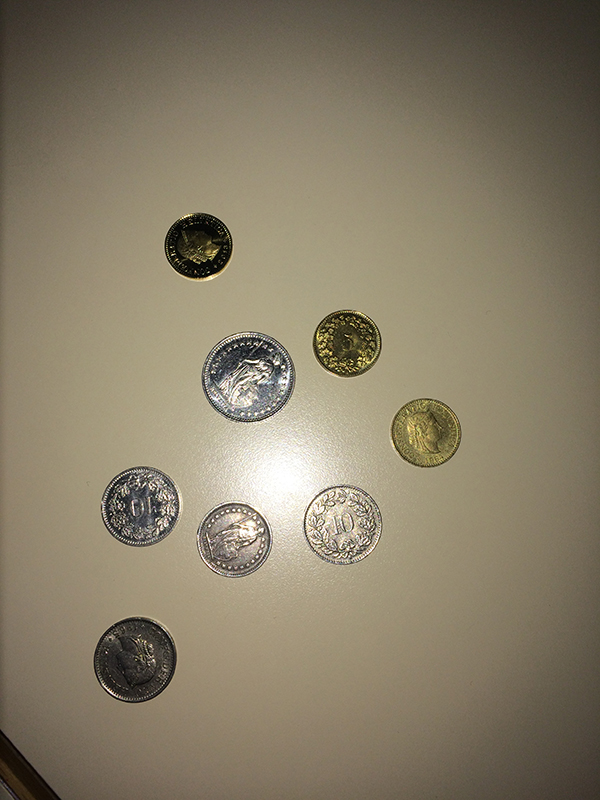
#> input picture images/c2.jpg, 600 x 800 px
$ python v1.py   (older library calls are emulated)
#> lines starting #> are read from the running program, lines starting #| are printed output that depends on the picture; long printed decimals are rounded
__author__ = 'michaelcaraccio'

import numpy as np
import cv2
import math

def intersection(x1, y1, r1, x2, y2, r2):
    limit = r1 + r2
    d = math.sqrt(int(math.pow((x2 - x1), 2)) + int(math.pow((y2 - y1), 2))) - (r2 + r1)

    return 0 if limit < d else 1


def in_circle(center_x, center_y, radius, x, y):
    # print("1:", math.sqrt((center_x - x) ** 2 + (center_y - y) ** 2),"2:",radius, "3:",1 if (math.sqrt((center_x - x) ** 2 + (center_y - y) ** 2) < radius) else 0)
    if math.sqrt((center_x - x) ** 2 + (center_y - y) ** 2) == 0.0:
        return 0
    return 1 if (math.sqrt((center_x - x) ** 2 + (center_y - y) ** 2) < radius) else 0


def intesect_list(circle_list, circle_list_new):
    #print("circle len: ", len(circle_list), "new len:", len(circle_list_new))
    for j in range(0, len(circle_list_new)):
        flag = True
        #print(j)
        if len(circle_list) != 0:

            for i in range(0, len(circle_list)):
                if in_circle(circle_list[i][0], circle_list[i][1], circle_list[i][2], circle_list_new[j][0],
                             circle_list_new[j][1]):
                    # circle_list.append(circle_list_new[j])
                    #print("caca")
                    flag = False

                elif intersection(circle_list[i][0], circle_list[i][1], circle_list[i][2], circle_list_new[j][0],
                                  circle_list_new[j][1], circle_list_new[j][2]):
                    flag = False

        if flag:
            #print("Append")
            # print("cercle",circle_list_new[j])
            circle_list.append(circle_list_new[j])

    return circle_list

#cimgG = cv2.morphologyEx(cimg, cv2.MORPH_CROSS ,kernel, iterations=1)
#cimgG = cv2.morphologyEx(cimg, cv2.MORPH_OPEN ,kernel, iterations=2)
#cimgG = cv2.morphologyEx(cimgG, cv2.MORPH_RECT ,kernel, iterations=1)

img = cv2.imread('images/c2.jpg', 0)
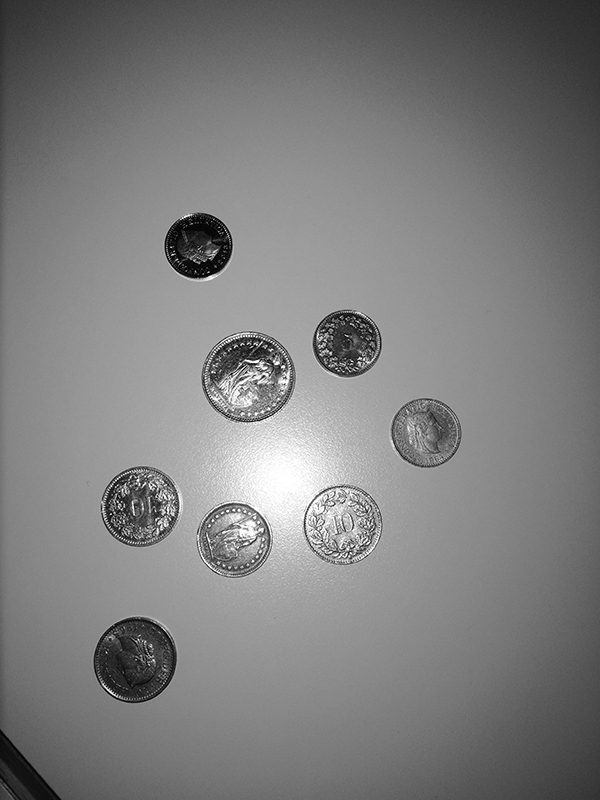
#> img: shape (800, 600); min 0, max 255, mean 125.6

#cimg = cv2.GaussianBlur(img, (3, 3), 0)

cimg = cv2.cvtColor(img, cv2.COLOR_GRAY2BGR)
cimg = cv2.fastNlMeansDenoising(img,cimg,21,7,7)
#> cimg: shape (800, 600)

kernel = np.ones((3, 3), np.uint8)
cimgG = cv2.morphologyEx(cimg, cv2.MORPH_RECT ,kernel, iterations=4)
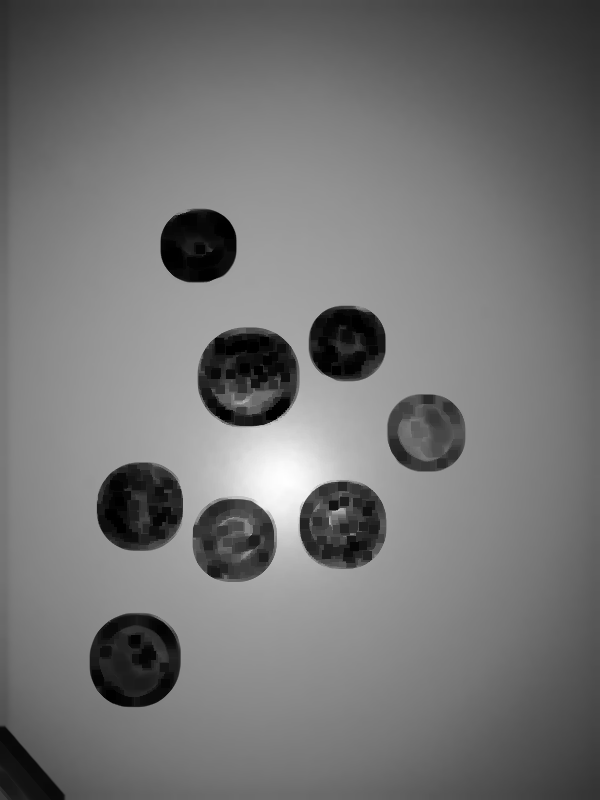
#> cimgG: shape (800, 600); min 0, max 254, mean 116
cimgG = cv2.morphologyEx(cimg, cv2.MORPH_OPEN ,kernel, iterations=4)
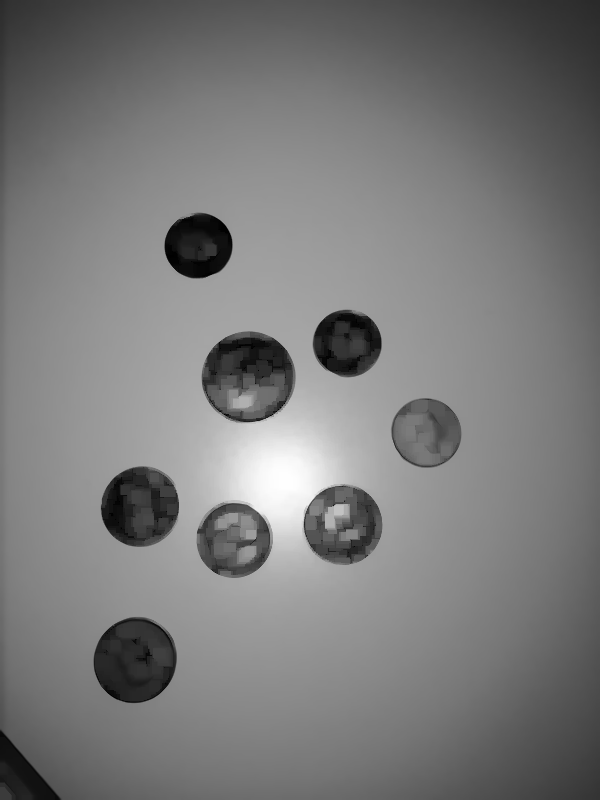
#> cimgG: shape (800, 600); min 0, max 254, mean 122.1
# [16 lines of commented-out code are left out]
cv2.imwrite("withoutMask.tif",cimgG)

circles = cv2.HoughCircles(cimgG, cv2.HOUGH_GRADIENT, 1.5, 50, np.array([]), 100, 90, 20, 120)
#> circles = [[342.8, 524.2, 39.65], [134.2, 660.8, 41.3], [246.8, 377.2, 44.75], [426.8, 432.8, 34.4], [233.2, 539.2, 37.85], [197.2, 245.2, 32.75], [140.2, 507.8, 39.05], [348.8, 342.8, 32.75]]

print(circles)
#| [[[342.75 524.25  39.65]
#|   [134.25 660.75  41.3 ]
#|   [246.75 377.25  44.75]
#|   [426.75 432.75  34.4 ]
#|   [233.25 539.25  37.85]
#|   [197.25 245.25  32.75]
#|   [140.25 507.75  39.05]
#|   [348.75 342.75  32.75]]]
cimg = cv2.cvtColor(cimgG , cv2.COLOR_GRAY2BGR)
#> cimg: shape (800, 600, 3)


for i in range(0, len(circles[0])):
    cv2.circle(cimg, (circles[0][i][0], circles[0][i][1]), circles[0][i][2], (0, 0, 255), 1, cv2.LINE_AA)
    cv2.circle(cimg, (circles[0][i][0], circles[0][i][1]), 2, (0, 255, 0), 3,cv2.LINE_AA)  # draw center of circle
#> this loop made 8 passes
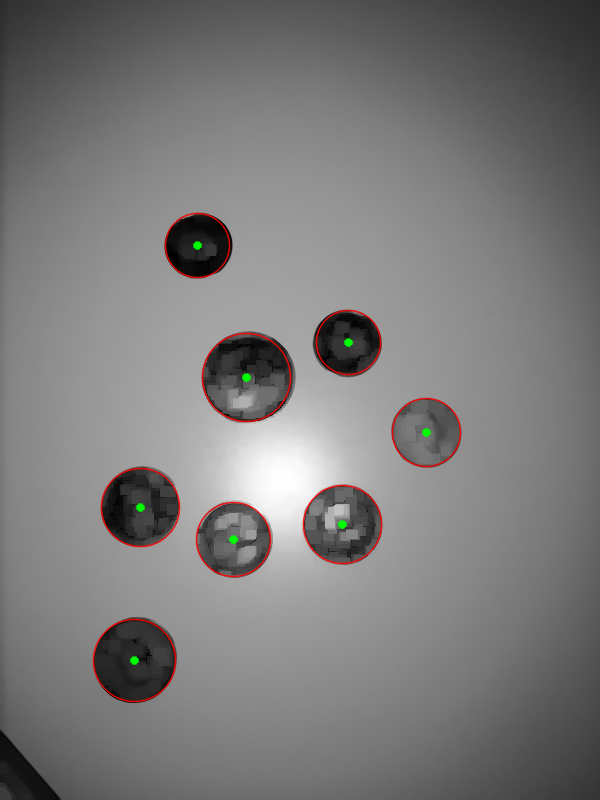
#> cimg: shape (800, 600, 3); mean B, G, R 121.7, 121.9, 122.9

cv2.imshow('cercles', cimg)

cv2.waitKey(0)

$ run again, with images/c1.jpg copied over images/c2.jpg
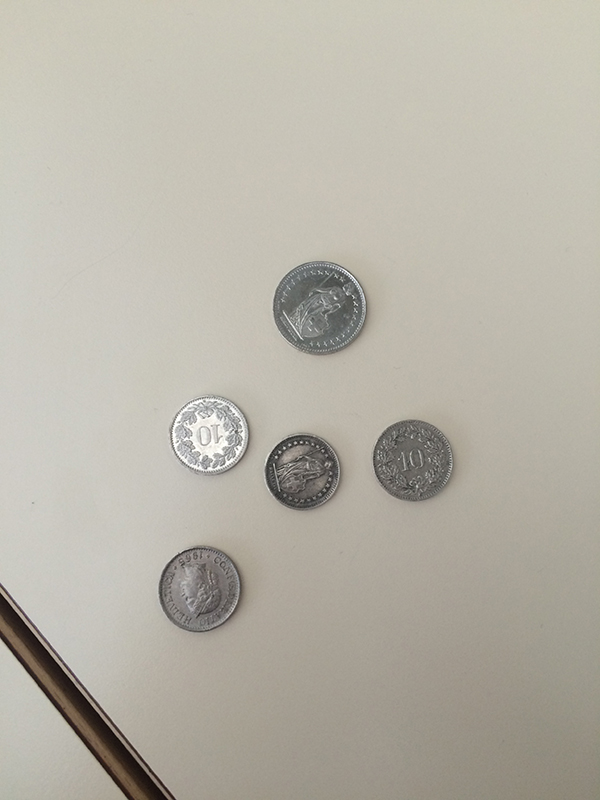
#> input picture images/c1.jpg, 600 x 800 px
#> `cimgG = cv2.morphologyEx(cimg, cv2.MORPH_OPEN ,kernel, iterations=4)`:
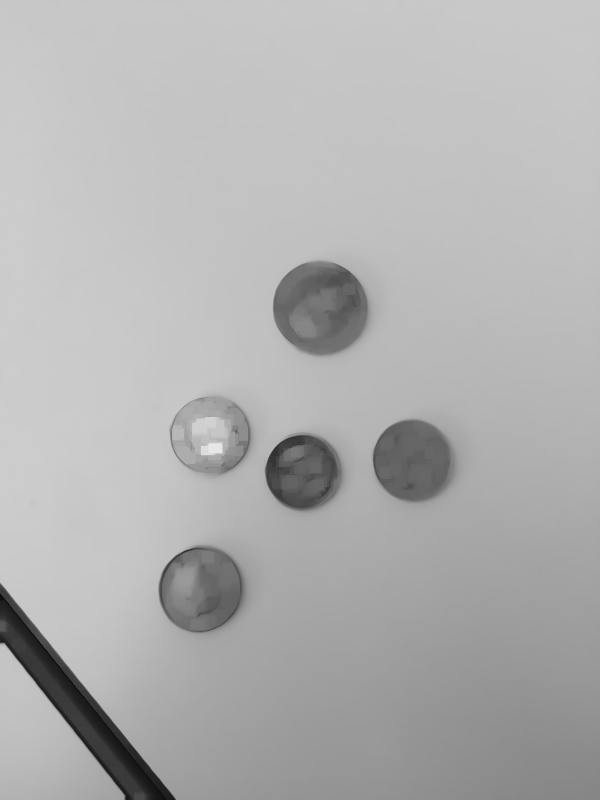
#> cimgG: shape (800, 600); min 9, max 231, mean 177
#> circles = [[210.8, 434.2, 39.65], [320.2, 306.8, 47], [198.8, 587.2, 42.95], [302.2, 471.8, 36.5], [413.2, 458.2, 40.4]]
#| [[[210.75 434.25  39.65]
#|   [320.25 306.75  47.  ]
#|   [198.75 587.25  42.95]
#|   [302.25 471.75  36.5 ]
#|   [413.25 458.25  40.4 ]]]
#> the loop `for i in range(0, len(circles[0])):` made 5 passes
#> after the loop `for i in range(0, len(circles[0])):`:
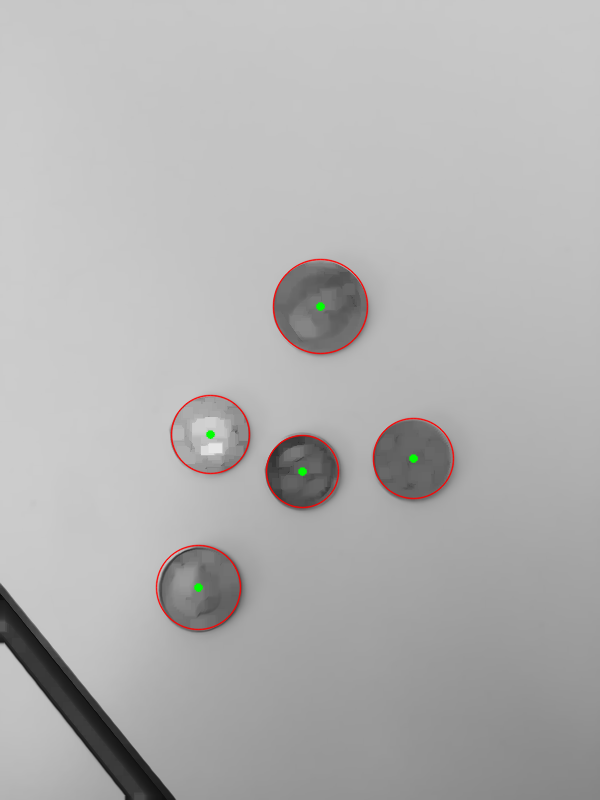
#> cimg: shape (800, 600, 3); mean B, G, R 176.5, 176.6, 177.3

$ run again, with images/c3.jpg copied over images/c2.jpg
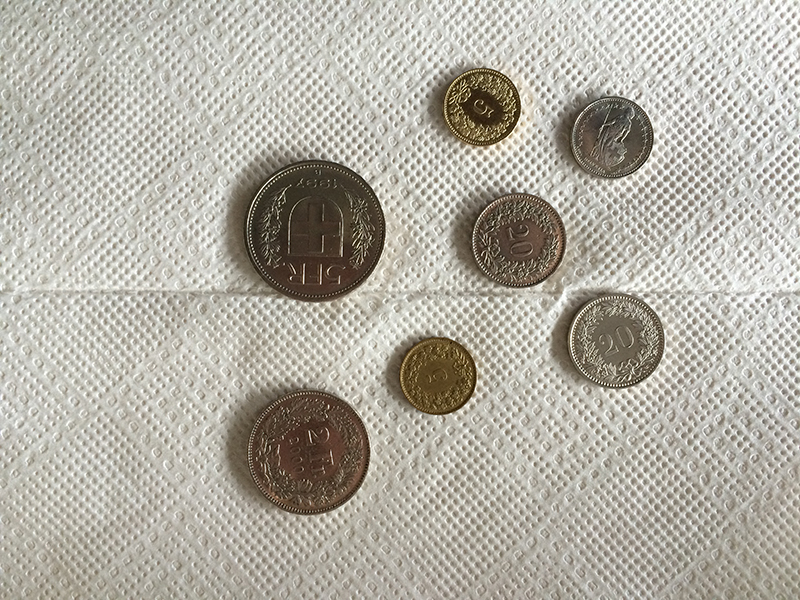
#> input picture images/c3.jpg, 800 x 600 px
#> `cimgG = cv2.morphologyEx(cimg, cv2.MORPH_OPEN ,kernel, iterations=4)`:
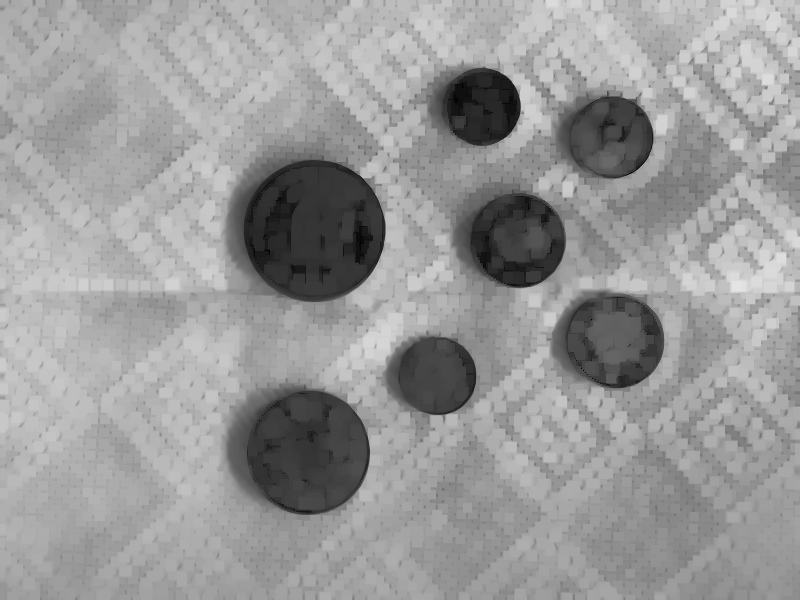
#> cimgG: shape (600, 800); min 0, max 228, mean 153
#> circles = [[309.8, 450.8, 59.75], [314.2, 231.8, 69.65], [516.8, 240.8, 48.2], [614.2, 338.2, 49.7], [611.2, 135.8, 41.6], [437.2, 375.8, 38.3], [474.8, 107.2, 44.9], [669.8, 183.8, 72.95], [423.8, 150.8, 64.7]]
#| [[[309.75     450.75      59.75    ]
#|   [314.25     231.75      69.650]
#|   [516.75     240.75      48.200]
#|   [614.25     338.25      49.700]
#|   [611.25     135.75      41.6     ]
#|   [437.25     375.75      38.3     ]
#> (further printed lines are left out)
#> the loop `for i in range(0, len(circles[0])):` made 9 passes
#> after the loop `for i in range(0, len(circles[0])):`:
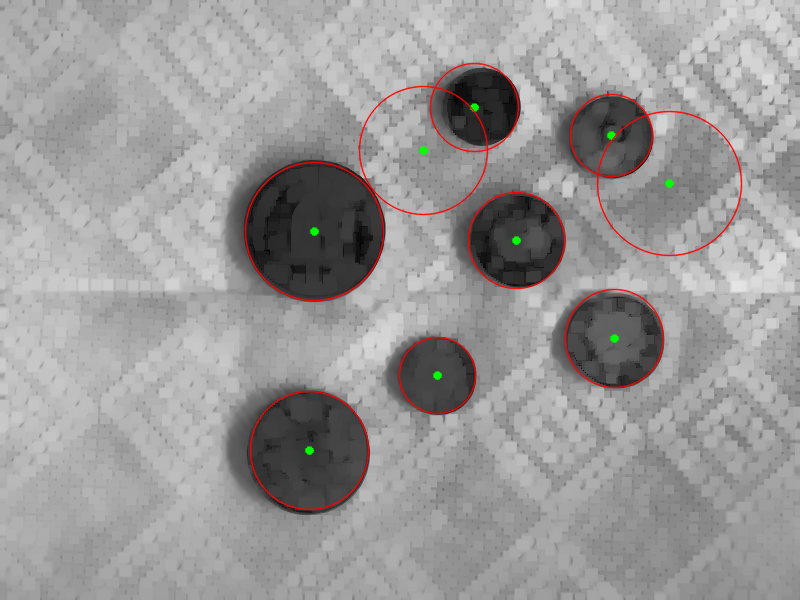
#> cimg: shape (600, 800, 3); mean B, G, R 152.2, 152.4, 154.2

$ run again, with images/c4.jpg copied over images/c2.jpg
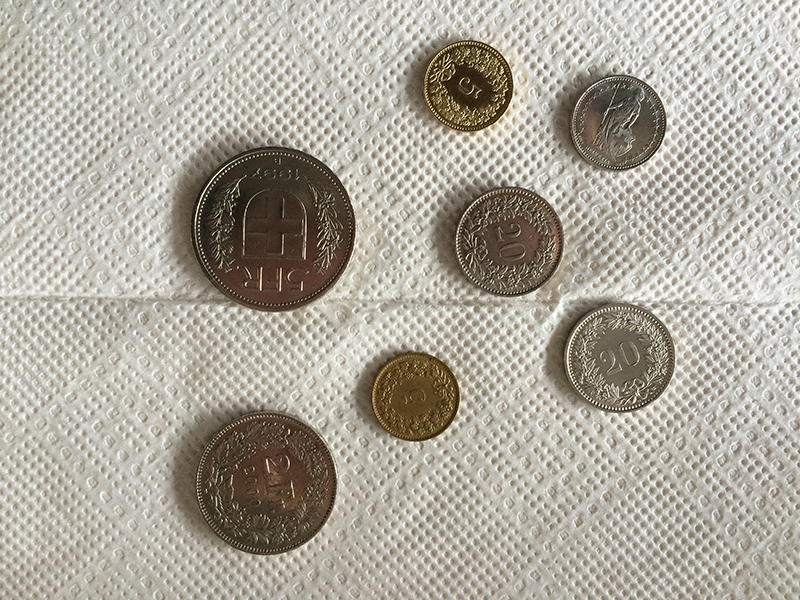
#> input picture images/c4.jpg, 800 x 600 px
#> `cimgG = cv2.morphologyEx(cimg, cv2.MORPH_OPEN ,kernel, iterations=4)`:
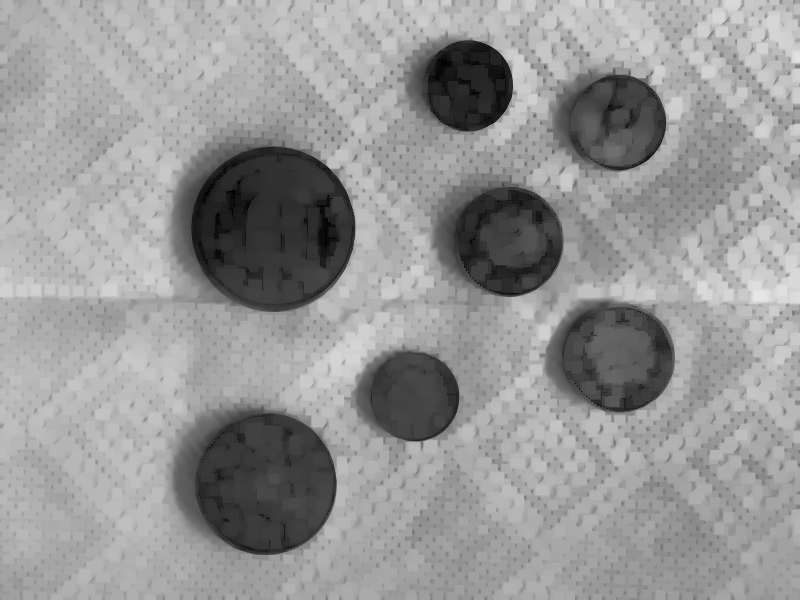
#> cimgG: shape (600, 800); min 0, max 230, mean 150.4
#> circles = [[273.8, 228.8, 82.85], [266.2, 483.8, 71.3], [507.8, 240.8, 54.65], [621.8, 357.8, 53.15], [618.8, 122.2, 46.55], [414.8, 395.2, 44.9], [468.8, 84.75, 44.9], [662.2, 219.8, 64.7], [666.8, 149.2, 64.7]]
#| [[[273.75     228.75      82.850]
#|   [266.25     483.75      71.3     ]
#|   [507.75     240.75      54.65    ]
#|   [621.75     357.75      53.15    ]
#|   [618.75     122.25      46.550]
#|   [414.75     395.25      44.9     ]
#> (further printed lines are left out)
#> the loop `for i in range(0, len(circles[0])):` made 9 passes
#> after the loop `for i in range(0, len(circles[0])):`:
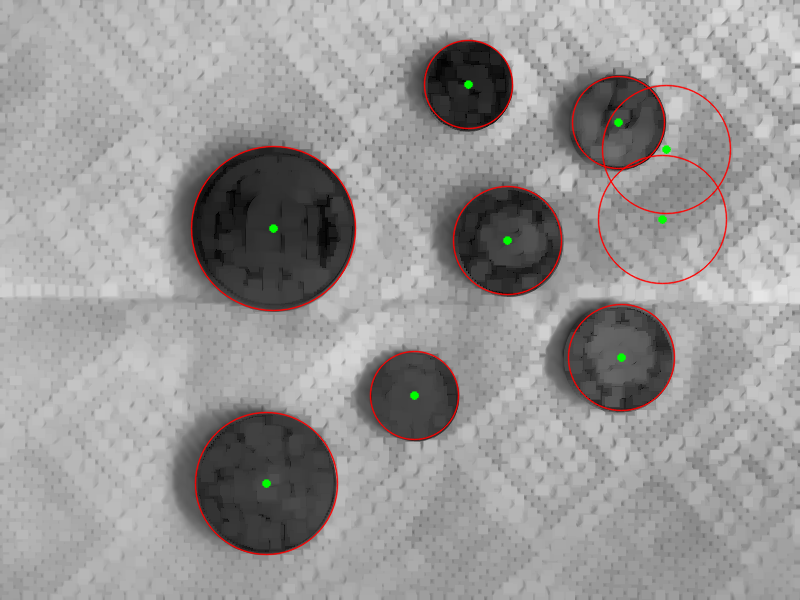
#> cimg: shape (600, 800, 3); mean B, G, R 149.5, 149.8, 151.8
